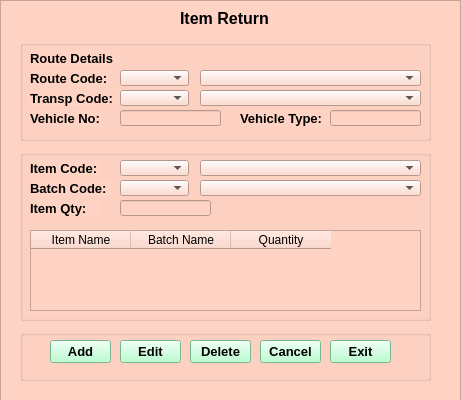
<?xml version="1.0" encoding="UTF-8"?>
<ui version="4.0">
 <class>Form</class>
 <widget class="QWidget" name="Form">
  <property name="geometry">
   <rect>
    <x>0</x>
    <y>0</y>
    <width>461</width>
    <height>400</height>
   </rect>
  </property>
  <property name="maximumSize">
   <size>
    <width>600</width>
    <height>500</height>
   </size>
  </property>
  <property name="windowTitle">
   <string>Item Return</string>
  </property>
  <widget class="QFrame" name="frame">
   <property name="geometry">
    <rect>
     <x>0</x>
     <y>0</y>
     <width>461</width>
     <height>401</height>
    </rect>
   </property>
   <property name="styleSheet">
    <string notr="true">background-color: rgb(135, 189, 216);
background-color: rgb(225, 114, 255);
background-color: rgb(255, 211, 196);</string>
   </property>
   <property name="frameShape">
    <enum>QFrame::StyledPanel</enum>
   </property>
   <property name="frameShadow">
    <enum>QFrame::Raised</enum>
   </property>
   <widget class="QGroupBox" name="groupBox">
    <property name="geometry">
     <rect>
      <x>20</x>
      <y>40</y>
      <width>411</width>
      <height>101</height>
     </rect>
    </property>
    <property name="styleSheet">
     <string notr="true">QGroupBox{border:2px solid Black;};</string>
    </property>
    <property name="title">
     <string/>
    </property>
    <widget class="QLabel" name="Route_details_lbl">
     <property name="geometry">
      <rect>
       <x>10</x>
       <y>10</y>
       <width>91</width>
       <height>16</height>
      </rect>
     </property>
     <property name="font">
      <font>
       <pointsize>10</pointsize>
       <weight>75</weight>
       <bold>true</bold>
      </font>
     </property>
     <property name="text">
      <string>Route Details</string>
     </property>
    </widget>
    <widget class="QLabel" name="Route_code_lbl">
     <property name="geometry">
      <rect>
       <x>10</x>
       <y>30</y>
       <width>81</width>
       <height>16</height>
      </rect>
     </property>
     <property name="font">
      <font>
       <pointsize>10</pointsize>
       <weight>75</weight>
       <bold>true</bold>
      </font>
     </property>
     <property name="text">
      <string>Route Code:</string>
     </property>
    </widget>
    <widget class="QLabel" name="Transp_code_lbl">
     <property name="geometry">
      <rect>
       <x>10</x>
       <y>50</y>
       <width>91</width>
       <height>16</height>
      </rect>
     </property>
     <property name="font">
      <font>
       <pointsize>10</pointsize>
       <weight>75</weight>
       <bold>true</bold>
      </font>
     </property>
     <property name="text">
      <string>Transp Code:</string>
     </property>
    </widget>
    <widget class="QLabel" name="Vehicle_no_lbl">
     <property name="geometry">
      <rect>
       <x>10</x>
       <y>70</y>
       <width>71</width>
       <height>16</height>
      </rect>
     </property>
     <property name="font">
      <font>
       <pointsize>10</pointsize>
       <weight>75</weight>
       <bold>true</bold>
      </font>
     </property>
     <property name="text">
      <string>Vehicle No:</string>
     </property>
    </widget>
    <widget class="QComboBox" name="comboBox">
     <property name="geometry">
      <rect>
       <x>100</x>
       <y>50</y>
       <width>69</width>
       <height>16</height>
      </rect>
     </property>
     <property name="font">
      <font>
       <pointsize>10</pointsize>
      </font>
     </property>
    </widget>
    <widget class="QComboBox" name="comboBox_2">
     <property name="geometry">
      <rect>
       <x>100</x>
       <y>30</y>
       <width>69</width>
       <height>16</height>
      </rect>
     </property>
     <property name="font">
      <font>
       <pointsize>10</pointsize>
      </font>
     </property>
    </widget>
    <widget class="QComboBox" name="comboBox_3">
     <property name="geometry">
      <rect>
       <x>180</x>
       <y>50</y>
       <width>221</width>
       <height>16</height>
      </rect>
     </property>
     <property name="font">
      <font>
       <pointsize>10</pointsize>
      </font>
     </property>
    </widget>
    <widget class="QComboBox" name="comboBox_4">
     <property name="geometry">
      <rect>
       <x>180</x>
       <y>30</y>
       <width>221</width>
       <height>16</height>
      </rect>
     </property>
     <property name="font">
      <font>
       <pointsize>10</pointsize>
      </font>
     </property>
    </widget>
    <widget class="QLineEdit" name="lineEdit">
     <property name="geometry">
      <rect>
       <x>100</x>
       <y>70</y>
       <width>101</width>
       <height>16</height>
      </rect>
     </property>
     <property name="font">
      <font>
       <pointsize>10</pointsize>
      </font>
     </property>
    </widget>
    <widget class="QLabel" name="Vehicle_type_lbl">
     <property name="geometry">
      <rect>
       <x>220</x>
       <y>70</y>
       <width>91</width>
       <height>16</height>
      </rect>
     </property>
     <property name="font">
      <font>
       <pointsize>10</pointsize>
       <weight>75</weight>
       <bold>true</bold>
      </font>
     </property>
     <property name="text">
      <string>Vehicle Type:</string>
     </property>
    </widget>
    <widget class="QLineEdit" name="Vehicle_type_txt">
     <property name="geometry">
      <rect>
       <x>310</x>
       <y>70</y>
       <width>91</width>
       <height>16</height>
      </rect>
     </property>
     <property name="font">
      <font>
       <pointsize>10</pointsize>
      </font>
     </property>
    </widget>
   </widget>
   <widget class="QGroupBox" name="groupBox_2">
    <property name="geometry">
     <rect>
      <x>20</x>
      <y>150</y>
      <width>411</width>
      <height>171</height>
     </rect>
    </property>
    <property name="styleSheet">
     <string notr="true">QGroupBox{border:2px solid Black;};</string>
    </property>
    <property name="title">
     <string/>
    </property>
    <widget class="QLabel" name="Item_code_lbl">
     <property name="geometry">
      <rect>
       <x>10</x>
       <y>10</y>
       <width>71</width>
       <height>16</height>
      </rect>
     </property>
     <property name="font">
      <font>
       <pointsize>10</pointsize>
       <weight>75</weight>
       <bold>true</bold>
      </font>
     </property>
     <property name="text">
      <string>Item Code:</string>
     </property>
    </widget>
    <widget class="QLabel" name="Batch_Code_lbl">
     <property name="geometry">
      <rect>
       <x>10</x>
       <y>30</y>
       <width>81</width>
       <height>16</height>
      </rect>
     </property>
     <property name="font">
      <font>
       <pointsize>10</pointsize>
       <weight>75</weight>
       <bold>true</bold>
      </font>
     </property>
     <property name="text">
      <string>Batch Code:</string>
     </property>
    </widget>
    <widget class="QLabel" name="Item_Qty_lbl">
     <property name="geometry">
      <rect>
       <x>10</x>
       <y>50</y>
       <width>71</width>
       <height>16</height>
      </rect>
     </property>
     <property name="font">
      <font>
       <pointsize>10</pointsize>
       <weight>75</weight>
       <bold>true</bold>
      </font>
     </property>
     <property name="text">
      <string>Item Qty:</string>
     </property>
    </widget>
    <widget class="QComboBox" name="Item_code_combobx1">
     <property name="geometry">
      <rect>
       <x>100</x>
       <y>10</y>
       <width>69</width>
       <height>16</height>
      </rect>
     </property>
     <property name="font">
      <font>
       <pointsize>10</pointsize>
      </font>
     </property>
    </widget>
    <widget class="QComboBox" name="Item_code_combobx2">
     <property name="geometry">
      <rect>
       <x>180</x>
       <y>10</y>
       <width>221</width>
       <height>16</height>
      </rect>
     </property>
     <property name="font">
      <font>
       <pointsize>10</pointsize>
      </font>
     </property>
    </widget>
    <widget class="QComboBox" name="Batch_Code_combo_1">
     <property name="geometry">
      <rect>
       <x>100</x>
       <y>30</y>
       <width>69</width>
       <height>16</height>
      </rect>
     </property>
     <property name="font">
      <font>
       <pointsize>10</pointsize>
      </font>
     </property>
    </widget>
    <widget class="QComboBox" name="Batch_Code_combo_2">
     <property name="geometry">
      <rect>
       <x>180</x>
       <y>30</y>
       <width>221</width>
       <height>16</height>
      </rect>
     </property>
     <property name="font">
      <font>
       <pointsize>10</pointsize>
      </font>
     </property>
    </widget>
    <widget class="QLineEdit" name="Item_Qty_txt">
     <property name="geometry">
      <rect>
       <x>100</x>
       <y>50</y>
       <width>91</width>
       <height>16</height>
      </rect>
     </property>
     <property name="font">
      <font>
       <pointsize>10</pointsize>
      </font>
     </property>
    </widget>
    <widget class="QTableWidget" name="tableWidget">
     <property name="geometry">
      <rect>
       <x>10</x>
       <y>80</y>
       <width>391</width>
       <height>81</height>
      </rect>
     </property>
     <column>
      <property name="text">
       <string>Item Name</string>
      </property>
     </column>
     <column>
      <property name="text">
       <string>Batch Name</string>
      </property>
     </column>
     <column>
      <property name="text">
       <string>Quantity</string>
      </property>
     </column>
    </widget>
   </widget>
   <widget class="QLabel" name="Cumulative_sale_lbl">
    <property name="geometry">
     <rect>
      <x>180</x>
      <y>10</y>
      <width>111</width>
      <height>16</height>
     </rect>
    </property>
    <property name="font">
     <font>
      <pointsize>12</pointsize>
      <weight>75</weight>
      <bold>true</bold>
     </font>
    </property>
    <property name="text">
     <string>Item Return</string>
    </property>
   </widget>
   <widget class="QGroupBox" name="groupBox_3">
    <property name="geometry">
     <rect>
      <x>20</x>
      <y>330</y>
      <width>411</width>
      <height>51</height>
     </rect>
    </property>
    <property name="styleSheet">
     <string notr="true">QGroupBox{border:2px solid Black;};</string>
    </property>
    <property name="title">
     <string/>
    </property>
    <widget class="QPushButton" name="Add_btn">
     <property name="geometry">
      <rect>
       <x>30</x>
       <y>10</y>
       <width>61</width>
       <height>23</height>
      </rect>
     </property>
     <property name="font">
      <font>
       <pointsize>10</pointsize>
       <weight>75</weight>
       <bold>true</bold>
      </font>
     </property>
     <property name="styleSheet">
      <string notr="true">background-color: rgb(169, 255, 198);</string>
     </property>
     <property name="text">
      <string>Add</string>
     </property>
    </widget>
    <widget class="QPushButton" name="Edit_btn">
     <property name="geometry">
      <rect>
       <x>100</x>
       <y>10</y>
       <width>61</width>
       <height>23</height>
      </rect>
     </property>
     <property name="font">
      <font>
       <pointsize>10</pointsize>
       <weight>75</weight>
       <bold>true</bold>
      </font>
     </property>
     <property name="styleSheet">
      <string notr="true">background-color: rgb(169, 255, 198);</string>
     </property>
     <property name="text">
      <string>Edit</string>
     </property>
    </widget>
    <widget class="QPushButton" name="delete_btn">
     <property name="geometry">
      <rect>
       <x>170</x>
       <y>10</y>
       <width>61</width>
       <height>23</height>
      </rect>
     </property>
     <property name="font">
      <font>
       <pointsize>10</pointsize>
       <weight>75</weight>
       <bold>true</bold>
      </font>
     </property>
     <property name="styleSheet">
      <string notr="true">background-color: rgb(169, 255, 198);</string>
     </property>
     <property name="text">
      <string>Delete</string>
     </property>
    </widget>
    <widget class="QPushButton" name="cancel_btn">
     <property name="geometry">
      <rect>
       <x>240</x>
       <y>10</y>
       <width>61</width>
       <height>23</height>
      </rect>
     </property>
     <property name="font">
      <font>
       <pointsize>10</pointsize>
       <weight>75</weight>
       <bold>true</bold>
      </font>
     </property>
     <property name="styleSheet">
      <string notr="true">background-color: rgb(169, 255, 198);</string>
     </property>
     <property name="text">
      <string>Cancel</string>
     </property>
    </widget>
    <widget class="QPushButton" name="Exit_btn">
     <property name="geometry">
      <rect>
       <x>310</x>
       <y>10</y>
       <width>61</width>
       <height>23</height>
      </rect>
     </property>
     <property name="font">
      <font>
       <pointsize>10</pointsize>
       <weight>75</weight>
       <bold>true</bold>
      </font>
     </property>
     <property name="styleSheet">
      <string notr="true">background-color: rgb(169, 255, 198);</string>
     </property>
     <property name="text">
      <string>Exit</string>
     </property>
    </widget>
   </widget>
  </widget>
 </widget>
 <resources/>
 <connections/>
</ui>
